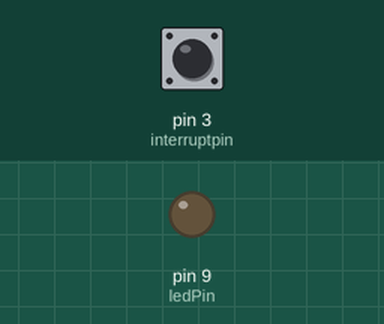
Simulated run of this sketch. Board: Arduino Uno, built with avr-gcc and run on an emulated ATmega328P. Shown: output pins drawn as LEDs (lit = HIGH). Inputs (shaded band) come from the test bench; at power-on: pin 3 (interruptpin) LOW.

Above: at 1.2 s.
1.3 s: pin 3 (interruptpin) pulsed HIGH 2 times (0.12 s each, 0.3 s apart)
At 3.1 s:
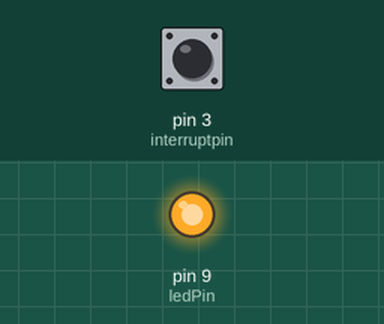
3.5 s: pin 3 (interruptpin) pulled HIGH for 0.15 s
At 4.3 s:
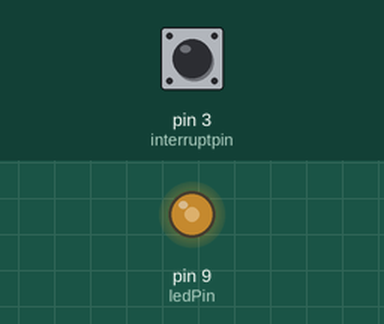
5.1 s: pin 3 (interruptpin) pulled HIGH for 1 s
At 5.8 s:
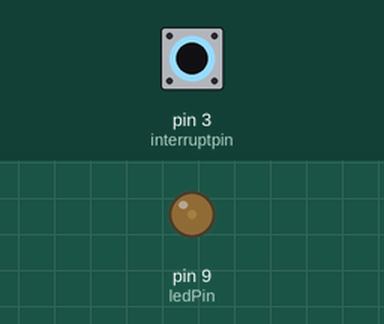
7.6 s: pin 3 (interruptpin) pulsed HIGH 5 times (0.12 s each, 0.3 s apart)
At 9.7 s:
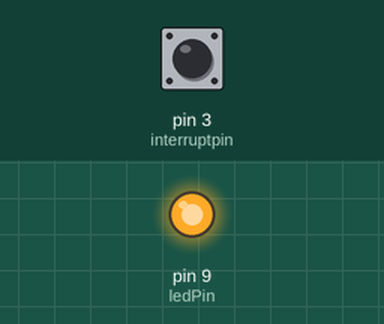
10.6 s: pin 3 (interruptpin) pulled HIGH for 3.2 s
At 12.4 s:
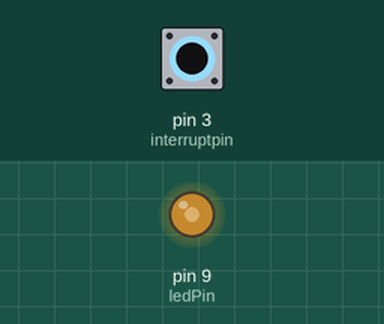
Timing chart, 0 to 13.9 s (numbered marks = the images above; inputs shaded):
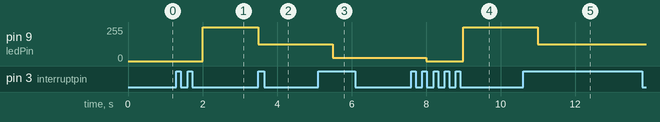

Measured:
- after the input at 1.3 s, pin 9 (ledPin): 0/255 → 255/255 after 0.70 s
- after the input at 3.5 s, pin 9 (ledPin): 255/255 → 127/255 at once
- after the input at 5.1 s, pin 9 (ledPin): 127/255 → 25/255 after 0.40 s
- after the input at 7.6 s, pin 9 (ledPin): 25/255 → 0/255 after 0.40 s, → 255/255 1.0 s later
- after the input at 10.6 s, pin 9 (ledPin): 255/255 → 127/255 after 0.40 s

The sketch:

LED_final_code.ino
```cpp
#define FLASH_RATE_HZ 2
#define PWM_MAX 255
#define PMW_50 127
#define PMW_10 25
const byte ledPin = 9;
const byte interruptpin = 3;
volatile byte Button_push = LOW;
int Buttonstate;
int Operating_mode;
unsigned long lasttime = 0;
unsigned int timeDebounce = 0;
// operating mode: 5 - off, 4 - bright, 3 - mid-bright, 2 - dim, 1 - flash
//(since decremented When working on LED operating mode appears to be 1:off,2:bright,3:mid-bright,4:dim,5:flash
void setup() {
  pinMode(ledPin, OUTPUT );                                                  //defining Output pin
  pinMode(interruptpin, INPUT);                                              // defining input pin
  Operating_mode = 6;                                                        //setting operating mode to 6 for decrementing to switch between modes
  attachInterrupt(digitalPinToInterrupt(interruptpin), buttonpress, RISING); //attaching interrupt
  Serial.begin(9600);
}

void loop()
{
  check_for_button_press();
  if (Operating_mode <= 0)
  {
    Operating_mode = 5;
  }
  set_pwm_based_on_operating_mode();
}
void buttonpress()
{
  Button_push = HIGH;
}

void check_for_button_press()
{
  if (Button_push == HIGH)
  { if (millis() - lasttime > timeDebounce)
    { Operating_mode--;
      lasttime = millis();
      Button_push = LOW;
    }
  }
}
void set_pwm_based_on_operating_mode()
{
  switch (Operating_mode)
  {
    case 5:
      digitalWrite(ledPin, LOW);//off
      break;
    case 4:
      analogWrite(ledPin, PWM_MAX);//maxPMW-max brightness
      break;
    case 3:
      analogWrite(ledPin, PMW_50 ); //50% duty cycle-medium bright
      break;
    case 2:
      analogWrite(ledPin, PMW_10); //10% duty cycle-Dim
      break;
    case 1:
      flash_the_light();
      break;

  }
  delay(500);
}
void flash_the_light()
{ float periodON = (1 / FLASH_RATE_HZ) * 1000;
  digitalWrite(ledPin, HIGH);
  delay(periodON);
  digitalWrite(ledPin, LOW);
  delay(periodON);

}
```
